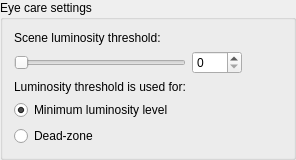
         <widget class="QGroupBox" name="groupBox_3">
          <property name="title">
           <string>Eye care settings</string>
          </property>
          <layout class="QGridLayout" name="gridLayout_4">
           <item row="7" column="0">
            <widget class="QRadioButton" name="radioButton_LuminosityDeadZone">
             <property name="text">
              <string>Dead-zone</string>
             </property>
            </widget>
           </item>
           <item row="0" column="0">
            <widget class="QLabel" name="label_6">
             <property name="styleSheet">
              <string notr="true">margin-top:0px;</string>
             </property>
             <property name="text">
              <string>Scene luminosity threshold:</string>
             </property>
             <property name="alignment">
              <set>Qt::AlignLeading|Qt::AlignLeft|Qt::AlignVCenter</set>
             </property>
            </widget>
           </item>
           <item row="5" column="0">
            <widget class="QLabel" name="label_luminosityThresholdUsedFor">
             <property name="text">
              <string>Luminosity threshold is used for:</string>
             </property>
             <property name="alignment">
              <set>Qt::AlignLeading|Qt::AlignLeft|Qt::AlignVCenter</set>
             </property>
            </widget>
           </item>
           <item row="6" column="0">
            <widget class="QRadioButton" name="radioButton_MinimumLuminosity">
             <property name="text">
              <string>Minimum luminosity level</string>
             </property>
             <property name="checked">
              <bool>true</bool>
             </property>
            </widget>
           </item>
           <item row="4" column="3">
            <widget class="QSpinBox" name="spinBox_LuminosityThreshold">
             <property name="sizePolicy">
              <sizepolicy hsizetype="Fixed" vsizetype="Fixed">
               <horstretch>0</horstretch>
               <verstretch>0</verstretch>
              </sizepolicy>
             </property>
             <property name="minimumSize">
              <size>
               <width>50</width>
               <height>0</height>
              </size>
             </property>
             <property name="minimum">
              <number>0</number>
             </property>
             <property name="maximum">
              <number>100</number>
             </property>
             <property name="value">
              <number>0</number>
             </property>
            </widget>
           </item>
           <item row="4" column="4">
            <widget class="QPushButton" name="pushButton_lumosityThresholdHelp">
             <property name="sizePolicy">
              <sizepolicy hsizetype="Fixed" vsizetype="Fixed">
               <horstretch>0</horstretch>
               <verstretch>0</verstretch>
              </sizepolicy>
             </property>
             <property name="styleSheet">
              <string notr="true">margin: 0px;</string>
             </property>
             <property name="text">
              <string/>
             </property>
             <property name="icon">
              <iconset resource="../res/LightpackResources.qrc">
               <normaloff>:/icons/help.png</normaloff>:/icons/help.png</iconset>
             </property>
             <property name="flat">
              <bool>true</bool>
             </property>
            </widget>
           </item>
           <item row="4" column="0">
            <widget class="QSlider" name="horizontalSlider_LuminosityThreshold">
             <property name="sizePolicy">
              <sizepolicy hsizetype="Minimum" vsizetype="Fixed">
               <horstretch>0</horstretch>
               <verstretch>0</verstretch>
              </sizepolicy>
             </property>
             <property name="whatsThis">
              <string>&lt;h4&gt;Scene luminosity threshold&lt;/h4&gt; It works in two ways: You can either use &lt;b&gt;minimum luminosity level&lt;/b&gt; for soft and gentle light in dark scenes or you can use &lt;b&gt;dead-zone&lt;/b&gt; luminosity grabbing which ignores small non-black objects on black backgrounds and turns lights OFF in dark scenes. This is eye-saving vs. eye-killing options which works mutually. We &lt;b&gt;recommend&lt;/b&gt; to use threshold for minimum luminosity level.</string>
             </property>
             <property name="maximum">
              <number>100</number>
             </property>
             <property name="orientation">
              <enum>Qt::Horizontal</enum>
             </property>
            </widget>
           </item>
          </layout>
         </widget>
